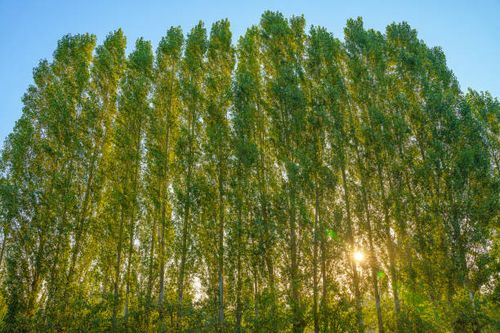
#> input picture Assignment 14/nature.jpg, 500 x 333 px
$ python Lecture14.py
#> lines starting #> are read from the running program, lines starting #| are printed output that depends on the picture
import cv2

img=cv2.imread("nature.jpg",1)
#> img is the input picture: shape (333, 500, 3); mean B, G, R 69.6, 118.8, 103.1
row=img.shape[1]
#> row = 500
column=img.shape[0]
#> column = 333

center=(column/2,row/2)
#> center = (166.5, 250)
angle=90
r=cv2.getRotationMatrix2D(center,angle,1)
rotated=cv2.warpAffine(img,r,(column,row))
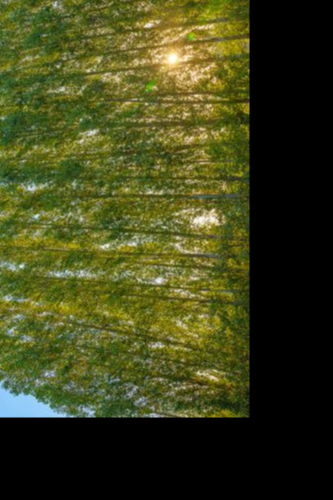
#> rotated: shape (500, 333, 3); mean B, G, R 27, 67.1, 63.6

cv2.imshow("Original Image", img)
cv2.imshow("Rotated Image", rotated)
cv2.waitKey(0)
cv2.destroyAllWindows()
